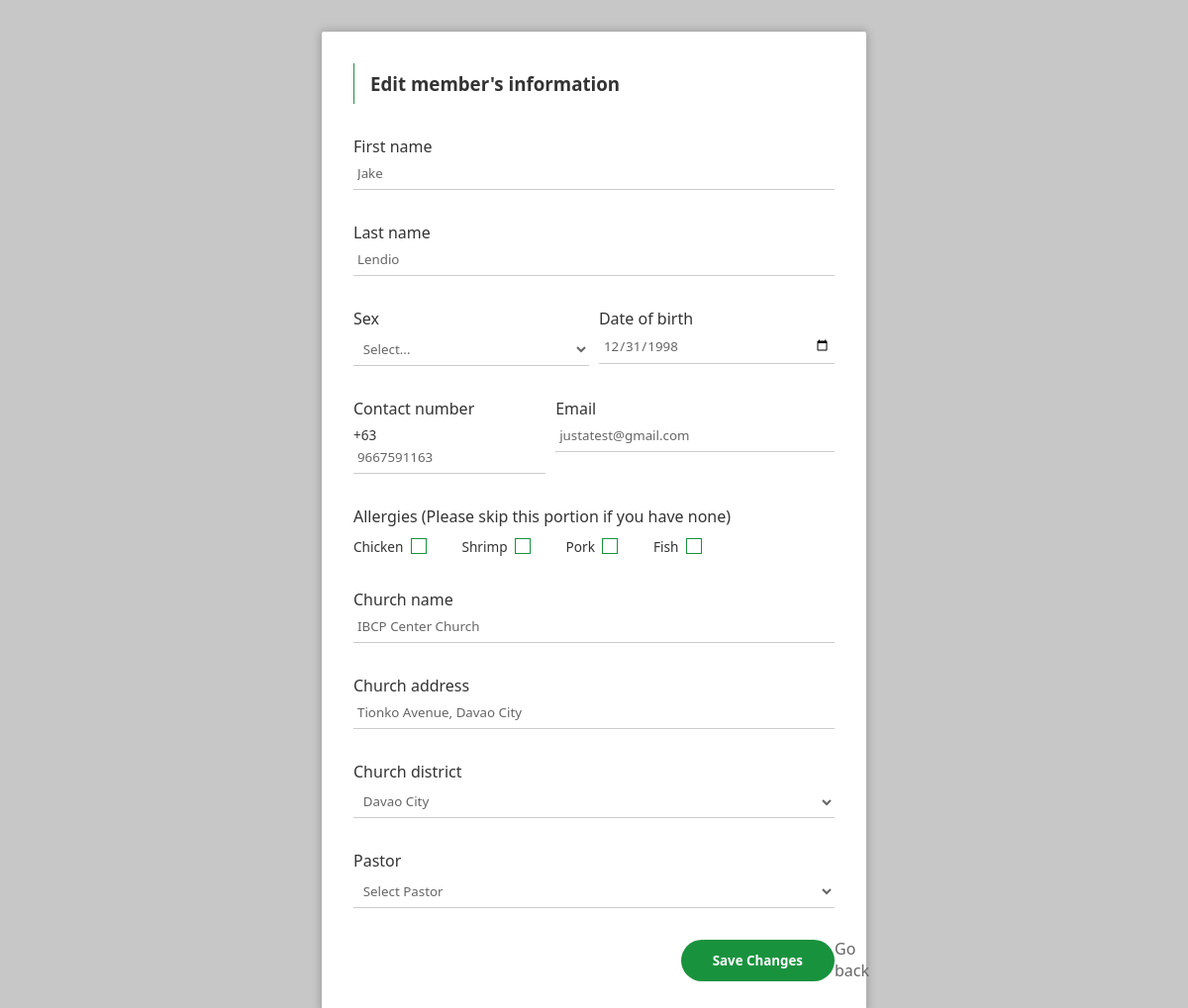
The app's page /staff_management/forms/edit/member-edit.php?edit=4 with its own data.
### tables this page shows
CREATE TABLE `member` (
  `member_id` int(11) NOT NULL,
  `last_name` varchar(191) NOT NULL,
  `first_name` varchar(191) NOT NULL,
  `DOB` timestamp NULL DEFAULT NULL,
  `sex` varchar(191) DEFAULT NULL,
  `contact_number` varchar(191) DEFAULT NULL,
  `email` varchar(191) DEFAULT NULL,
  `allergies` varchar(191) DEFAULT NULL,
  `church_name` varchar(191) DEFAULT NULL,
  `church_address` varchar(191) DEFAULT NULL,
  `church_district` varchar(191) DEFAULT NULL,
  `branch_id` int(11) DEFAULT NULL,
  `pastor_number` int(11) NOT NULL
);

### staff_management/forms/edit/member-edit.php (the view, shortened to what this page needs)
<?php
require_once('../../../includes/config/db.php');
$member_id = '';
$first_name = '';
$last_name = '';
$dob = '01-01-1970';
$contact_number = '';
$email = '';
$church_name = '';
$church_address = '';
$district = '';
if (isset($_GET['edit'])) {
    $member_id = $_GET['edit'];
    $query = "SELECT * FROM member WHERE member_id = ?";
    $stmt = $conn->prepare($query);
    $stmt->bind_param('i', $member_id);
    $stmt->execute();
    $result = $stmt->get_result();
    if ($result->num_rows > 0) {
        while ($row = $result->fetch_assoc()) {
            $member_id = $row['member_id'];
            $first_name = $row['first_name'];
            $last_name = $row['last_name'];
            $dob = date('Y-m-d', strtotime($row['DOB']));
            $contact_number = $row['contact_number'];
            $email = $row['email'];
            $church_name = $row['church_name'];
            $church_address = $row['church_address'];
            $district = $row['church_district'];
        }
    }
}
?>
<!DOCTYPE html>
<html>
    <head>
        <link rel = "stylesheet" media = "all" href = "../../../styles/style.css">
    </head>
    <body>
        <div class="adding-fields">
            <div class="floating-form">
                <h3>Edit member's information</h3>
                <form action="../../../includes/actions/member_edit.php" method="POST">
                    <p>First name</p>
                    <input type="text" name = "first_name" value="<?php echo $first_name ?>" required autofocus>
                    <p>Last name</p>
                    <input type="text" name = "last_name" value="<?php echo $last_name ?>" required>
                    <div class="half-field-box">
                        <div class="half-field">
                            <p>Sex</p>
                            <select name="sex" id="" required>
                                <option value="" selected disabled>Select...</option>
                            </select>
                        </div>
                        <div class="half-field">
                            <p>Date of birth</p>
                            <input type="date" name="dob" value="<?php echo $dob ?>" id="" required>
                        </div>
                        <div class="half-field contact-no">
                            <p>Contact number</p>
                            <span>+63</span>
                            <input type="number" name = "contact_number" value="<?php echo $contact_number ?>" >
                        </div>
                        <div class="half-field email">
                            <p>Email</p>
                            <input type="email" name="email" value="<?php echo $email ?>" id="">
                        </div>
                    </div>
                    <p id = "allergies">Allergies (Please skip this portion if you have none)</p>
                    <label for="chicken">
                        <input type="checkbox" id="chicken">Chicken
                        <span class="check"></span>
                    </label>
                    <label for="shrimp">
                        <input type="checkbox" id="shrimp">Shrimp
                        <span class="check"></span>
                    </label>
                    <label for="pork">
                        <input type="checkbox" id="pork">Pork
                        <span class="check"></span>
                    </label>
                    <label for="fish">
                        <input type="checkbox" id="fish">Fish
                        <span class="check"></span>
                    </label>
                    <p>Church name</p>
                    <input type="text" name="church_name" value="<?php echo $church_name ?>"  id="">
                    <p>Church address</p>
                    <input type="text" name="church_address" value="<?php echo $church_address ?>" id="">
                    <p>Church district</p>
                    <select name="church_district" id="" required>
                        <option value="<?php echo $district ?>" selected><?php echo $district ?></option>
                    </select>
                    <p>Pastor</p>
                    <select name="pastor_id" id="" required>
                        <option value="" selected disabled>Select Pastor</option>
                    </select>
                    <button type="submit" name="submit" value="<?php echo $member_id ?>">Save Changes</button>
                    <a id="go-back" href="../../navigation/members-list.php">Go back</a>
                </form>
            </div>
        </div>
    </body>
</html>

### styles/style.css (style rules this page uses)
html { font-family: 'Segoe UI', sans-serif; font-size: 100%; height: fit-content; color: #333333; }
body { margin: 0; padding: 0; overflow-x: hidden; background: rgb(199, 199, 199); height: fit-content; display: grid; align-content: center; position: relative; }
* { box-sizing: border-box; }
h2, h3, h4 { border-left: .1em solid rgb(25, 146, 62); padding: .5rem 0 .5rem 1rem; margin: 0; }
a { text-decoration: none; color: #333333; }
div.adding-fields { width: 100%; height: 100%; display: grid; align-content: center; margin: auto; padding: 2rem 0; }
div.floating-form { width: 550px; height: fit-content; align-self: center; position: relative; margin: auto; padding: 2rem; border-radius: .15rem; box-shadow: 0 0 .5rem .1rem rgba(0, 0, 0, .2); background: #FFFFFF; }
div.floating-form form p { margin-top: 2rem; margin-bottom: .25rem; }
form { width: 100%; overflow: hidden; }
input[type=text], select, input[type=date], input[type=email], input[type=number], input[type=password] { font-family: 'Segoe UI', sans-serif; width: 100%; padding: 0 .25rem .25rem; line-height: 1.5rem; outline: none; border-top: none; border-left: none; border-right: none; border-bottom: .1rem solid #CCCCCC; color: #666666; background: none; }
button { font-family: 'Segoe UI', sans-serif; margin: 2rem auto auto; padding: .75rem 2rem; background: rgb(25, 146, 62); color: #FFFFFF; float: right; border: 0; border-radius: 2rem; cursor: pointer; font-weight: 700; }
div.floating-form a { position: absolute; bottom: 2rem; color: #666666; }
p#allergies { margin-bottom: .5rem; }
div.half-field-box { width: 100%; display: flex; flex-direction: row; flex-wrap: wrap; justify-content: space-between; }
div.half-field { display: inline-block; justify-content: space-between; width: 49%; }
div.contact-no { width: 40%; }
div.floating-form span { font-size: .85rem; }
div.email { width: 58%; }
select { font-family: 'Segoe UI', sans-serif; padding: .36rem; }
select[name=sex] option { border: 1px solid rgb(25, 146, 62); }
label { margin-right: 2rem; cursor: pointer; font-size: .85rem; }
span.check { width: 1rem; height: 1rem; top: -.1rem; position: relative; display: inline-block; vertical-align: middle; margin-left: .25rem; border: .1rem solid rgb(25, 146, 62); }

### records on screen
member: first_name "Jake", last_name "Lendio", dob "12/31/1998", contact_number "9667591163", email "justatest@gmail.com", church_name "IBCP Center Church", church_address "Tionko Avenue, Davao City", church_district "Davao City"
